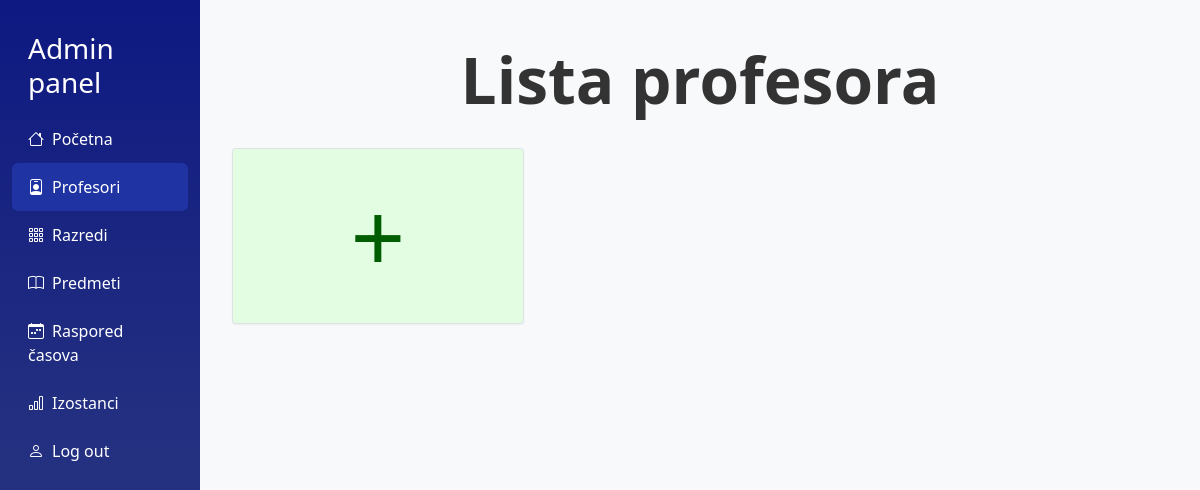
The app's page /admin/prikaziprofesore.php (signed in), older data.
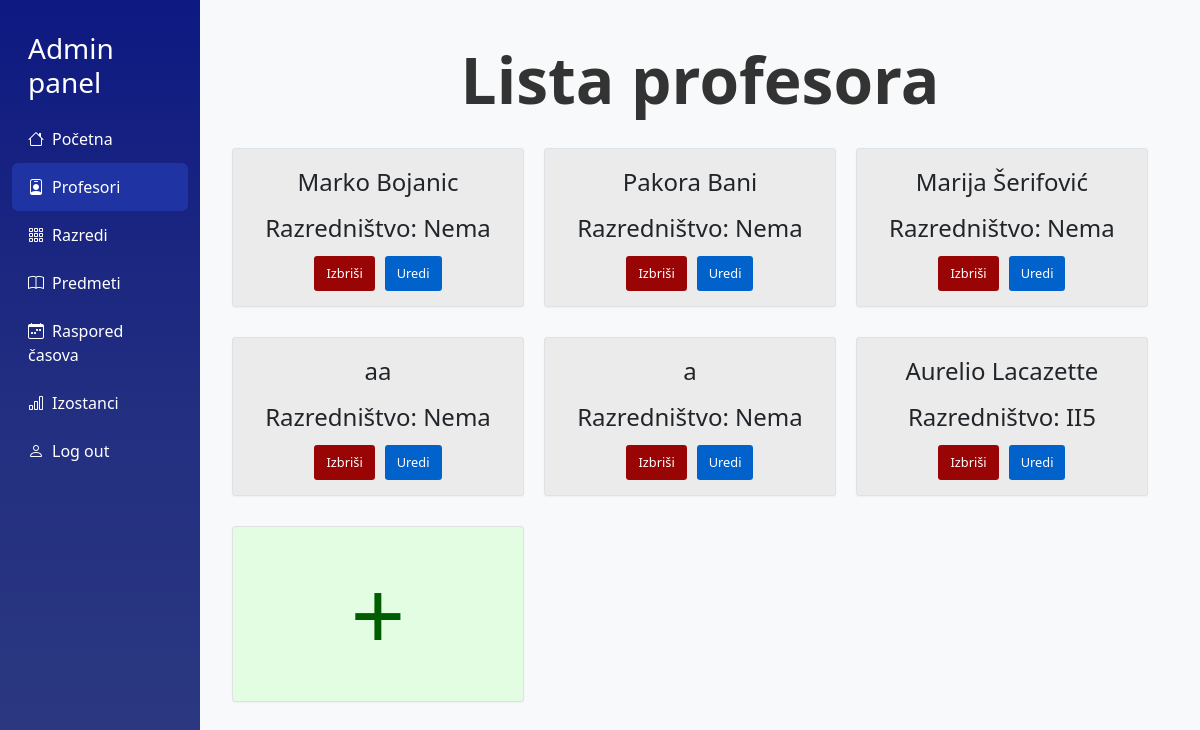
The same page, newer data.
### tables this page shows
CREATE TABLE `profesor` (
  `profesor_id` int(11) NOT NULL,
  `user_id` int(11) DEFAULT NULL,
  `ime_prezime` varchar(80) DEFAULT NULL,
  `razred_id` int(11) DEFAULT NULL
);

CREATE TABLE `razred` (
  `razred_id` int(11) NOT NULL,
  `godina` enum('I','II','III','IV') DEFAULT NULL,
  `odjeljene` enum('1','2','3','4','5') DEFAULT NULL,
  `smjena` enum('1','2') DEFAULT NULL
);

### admin/prikaziprofesore.php (the view, shortened to what this page needs)
<?php
    require_once("../includes/admincheck.php");
?>
<!DOCTYPE html>
<html lang="sr">
<head>
    <link href="https://cdn.jsdelivr.net/npm/bootstrap@5.3.3/dist/css/bootstrap.min.css" rel="stylesheet">
    <link href="https://cdn.jsdelivr.net/npm/bootstrap-icons/font/bootstrap-icons.css" rel="stylesheet">
    <link rel="stylesheet" href="../css/dashboard.css">
    <link rel="stylesheet" href="../css/kartica.css">
</head>
<body>
    <div class="container-fluid">
        <div class="row">
            <nav class="col-md-2 sidebar">
                <h5 class="px-3 fs-3 my-3">Admin panel</h5>
                <a href="dashboard.php"><i class="bi bi-house me-2"></i>Početna</a>
                <a href="prikaziprofesore.php" class="active"><i class="bi bi-person-badge me-2"></i>Profesori</a>
                <div class="dropdown-container">
                    <a href="#"><i class="bi bi-grid-3x3-gap me-2"></i>Razredi</a>
                </div>
                <a href="prikazipredmete.php"><i class="bi bi-book me-2"></i>Predmeti</a>
                <div class="dropdown-container">
                <a href="#"><i class="bi bi-calendar-week me-2"></i>Raspored časova</a>
            </div>
            <a href="izostanci.php"><i class="bi bi-bar-chart me-2"></i>Izostanci</a>
            <a href="../logout.php"><i class="bi bi-person me-2"></i>Log out</a>
            </nav>
            <main class="col-md-10 content">
                <div class="naziv-razreda">Lista profesora</div>
                <div class="ucenici-grid mt-3">
                    <?php
                        $profesorQuery = $conn->prepare("SELECT * FROM `profesor` ORDER BY razred_id");
                        $profesorQuery->execute();
                        $profesori = $profesorQuery->fetchAll(PDO::FETCH_ASSOC);
                        if(!empty($profesori)){
                            foreach($profesori as $profesor)
                            {
                                echo '
                                <div class="kartica-ucenik">
                                    <div class="ime-prezime-ucenik">
                                    '.$profesor['ime_prezime'].'
                                </div>';
                                echo '
                                <div class="ime-prezime-ucenik">
                                Razredništvo: ';
                                $qRazrednik = $conn->prepare("SELECT * FROM razred r INNER JOIN profesor p ON p.razred_id = r.razred_id AND p.razred_id = :razred_id");
                                $qRazrednik->bindParam(':razred_id', $profesor['razred_id']);
                                $qRazrednik->execute();
                                if($qRazrednik->rowCount() > 0)
                                {
                                    $razrednistvo = $qRazrednik->fetch(PDO::FETCH_ASSOC);
                                    echo $razrednistvo['godina'].$razrednistvo['odjeljene'];
                                }
                                else
                                {
                                    echo 'Nema';
                                }
                                echo '</div>';
                                echo '
                                <div class="gumbi-ucenik">
                                    <a class="gumb-izbrisi-ucenik" style="text-decoration: none;" href="obrisiprofesora.php?id='.$profesor['profesor_id'].'">Izbriši</a>
                                    <a class="gumb-uredi-ucenik" style="text-decoration: none;" href="editprofesor.php?id='.$profesor['profesor_id'].'">Uredi</a>
                                    </div>
                                </div>';
                            }
                        }
                    ?>
                    <div class="kartica-ucenik dodaj">
                        <a href="dodajprofesora.php"class="dodaj">+</a>
                    </div>
                </div>
            </main>
        </div>
    </div>
</body>

Row changes from the older to the newer data that the page shows:
added profesor: ime_prezime "Marko Bojanic", shows "Nema"
added profesor: ime_prezime "Pakora Bani", shows "Nema"
added profesor: ime_prezime "Marija Šerifović", shows "Nema"
added profesor: ime_prezime "aa", shows "Nema"
added profesor: ime_prezime "a", shows "Nema"
added profesor: ime_prezime "Aurelio Lacazette", razred.godina "II", razred.odjeljene "5"
